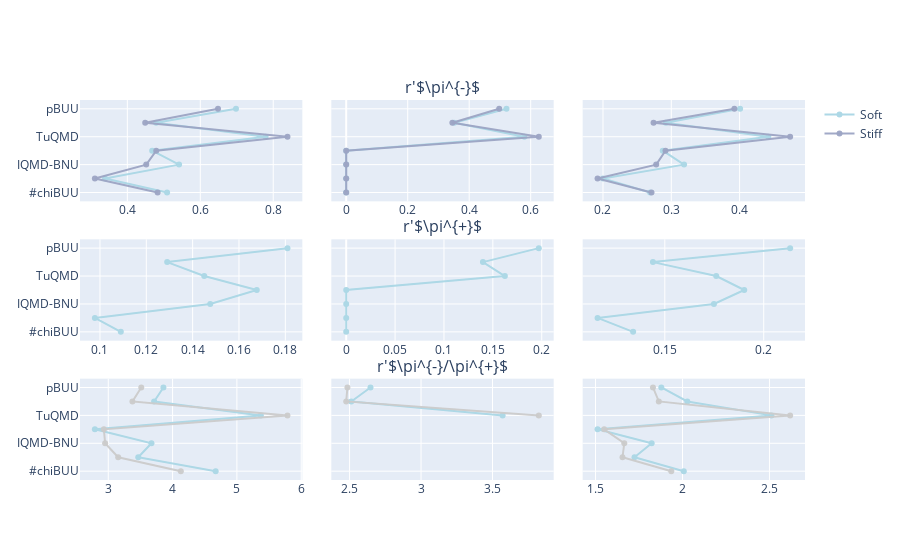

Notebook source saved alongside this figure:
### Code cell
#fig = go.Figure()
fig = make_subplots(rows=3, cols=3,
                    subplot_titles=("", "r'$\pi^{-}$" , "",
                                    "", "r'$\pi^{+}$", "",
                                     "", "r'$\pi^{-}/\pi^{+}$", ""),
                    shared_yaxes=True, vertical_spacing = 0.1, horizontal_spacing = 0.04)

#plot the soft pi-
fig.add_trace(go.Scatter(
        y = sn132_theory_min.name,
        x = sn132_theory_min.pim,
        name = 'Soft',
        marker=dict(
        #color='rgba(156, 165, 196, 0.95)',
        color='lightblue',
        line_color='rgba(156, 165, 196, 1.0)',
        )),row = 1, col = 1
)

fig.add_trace(go.Scatter(
        y = sn124_theory_min.name,
        x = sn124_theory_min.pim,
        name = 'Soft',
        showlegend=False,
        marker=dict(
        color='lightblue',
        #color='rgba(156, 165, 196, 0.95)',
        line_color='rgba(156, 165, 196, 1.0)',
        )), row = 1, col = 2
)

fig.add_trace(go.Scatter(
        y = sn108_theory_min.name,
        x = sn108_theory_min.pim,
        name = 'Soft',
        showlegend=False,
        marker=dict(
       # color='rgba(156, 165, 196, 0.95)',
        color='lightblue',
        line_color='rgba(156, 165, 196, 1.0)',
        )), row = 1, col = 3
)

#plot the stiff pi-
fig.add_trace(go.Scatter(
        y = sn132_theory_max.name,
        x = sn132_theory_max.pim,
        name = 'Stiff',
        marker=dict(
        color='rgba(156, 165, 196, 0.95)',
        line_color='rgba(156, 165, 196, 1.0)',
        )),row = 1, col = 1
)

fig.add_trace(go.Scatter(
        y = sn124_theory_max.name,
        x = sn124_theory_max.pim,
        name = 'Stiff',
        showlegend=False,
        marker=dict(
        color='rgba(156, 165, 196, 0.95)',
        line_color='rgba(156, 165, 196, 1.0)',
        )), row = 1, col = 2
)

fig.add_trace(go.Scatter(
        y = sn108_theory_max.name,
        x = sn108_theory_max.pim,
        name = 'Stiff',
        showlegend=False,
        marker=dict(
        color='rgba(156, 165, 196, 0.95)',
        line_color='rgba(156, 165, 196, 1.0)',
        )), row = 1, col = 3
)


#plot the soft pi+
fig.add_trace(go.Scatter(
        y = sn132_theory_min.name,
        x = sn132_theory_min.pip,
        name = 'Soft',
        showlegend=False,
        marker=dict(
        color='lightblue',
        line_color='rgba(217, 217, 217, 1.0)'
        )),row = 2, col = 1
)

fig.add_trace(go.Scatter(
        y = sn124_theory_min.name,
        x = sn124_theory_min.pip,
        showlegend=False,
        name = 'Soft',
        marker=dict(
        color='lightblue',
        line_color='rgba(217, 217, 217, 1.0)'
        )), row = 2, col = 2
)

fig.add_trace(go.Scatter(
        y = sn108_theory_min.name,
        x = sn108_theory_min.pip,
        showlegend=False,
        name = 'Soft',
        marker=dict(
        color='lightblue',
        line_color='rgba(217, 217, 217, 1.0)'
        )), row = 2, col = 3
)


#plot the stiff pi+
fig.add_trace(go.Scatter(
        y = sn132_theory_max.name,
        x = sn132_theory_max.pip,
        name = 'Stiff',
        showlegend=False,
        marker=dict(
        color='lightblue',
        line_color='rgba(217, 217, 217, 1.0)'
        )),row = 2, col = 1
)

fig.add_trace(go.Scatter(
        y = sn124_theory_max.name,
        x = sn124_theory_max.pip,
        showlegend=False,
        name = 'Stiff',
        marker=dict(
        color='lightblue',
        line_color='rgba(217, 217, 217, 1.0)'
        )), row = 2, col = 2
)

fig.add_trace(go.Scatter(
        y = sn108_theory_max.name,
        x = sn108_theory_max.pip,
        showlegend=False,
        name = 'Stiff',
        marker=dict(
        color='lightblue',
        line_color='rgba(217, 217, 217, 1.0)'
        )), row = 2, col = 3
)

#plot the soft pi-/pi+
fig.add_trace(go.Scatter(
        y = sn132_theory_min.name,
        x = sn132_theory_min.ratio,
        name = 'Soft',
        showlegend=False,
        marker=dict(
        color='lightblue',
        line_color='rgba(156, 165, 196, 1.0)',
        )),row = 3, col = 1
)

fig.add_trace(go.Scatter(
        y = sn124_theory_min.name,
        x = sn124_theory_min.ratio,
        name = 'Soft',
        showlegend=False,
        marker=dict(
        color='lightblue',
        line_color='rgba(156, 165, 196, 1.0)',
        )), row = 3, col = 2
)

fig.add_trace(go.Scatter(
        y = sn108_theory_min.name,
        x = sn108_theory_min.ratio,
        name = 'Soft',
        showlegend=False,
        marker=dict(
        color='lightblue',
        line_color='rgba(156, 165, 196, 1.0)',
        )), row = 3, col = 3
)


#plot the stiff pi-/pi+
fig.add_trace(go.Scatter(
        y = sn132_theory_max.name,
        x = sn132_theory_max.ratio,
        name = 'Stiff',
        showlegend=False,
        marker=dict(
        color='rgba(204, 204, 204, 0.95)',
        line_color='rgba(217, 217, 217, 1.0)'
        )),row = 3, col = 1
)

fig.add_trace(go.Scatter(
        y = sn124_theory_max.name,
        x = sn124_theory_max.ratio,
        showlegend=False,
        name = 'Stiff',
        marker=dict(
        color='rgba(204, 204, 204, 0.95)',
        line_color='rgba(217, 217, 217, 1.0)'
        )), row = 3, col = 2
)

fig.add_trace(go.Scatter(
        y = sn108_theory_max.name,
        x = sn108_theory_max.ratio,
        showlegend=False,
        name = 'Stiff',
        marker=dict(
        color='rgba(204, 204, 204, 0.95)',
        line_color='rgba(217, 217, 217, 1.0)'
        )), row = 3, col = 3
)

### Figure 1 — Plotly figure (JSON) as saved in the notebook; plotly's stock layout.template omitted (floating-point values rounded to 4 significant figures)
{"data": [{"marker": {"color": "lightblue", "line": {"color": "rgba(156, 165, 196, 1.0)"}}, "name": "Soft", "type": "scatter", "x": [0.509, 0.339, 0.5418, 0.4681, 0.779, 0.479, 0.6979], "xaxis": "x", "y": ["#chiBUU", "AMD+JAM", "IQMD-BNU", "SMASH", "TuQMD", "UrQMD", "pBUU"], "yaxis": "y"}, {"marker": {"color": "lightblue", "line": {"color": "rgba(156, 165, 196, 1.0)"}}, "name": "Soft", "showlegend": false, "type": "scatter", "x": [0, 0, 0, 0, 0.5795, 0.3513, 0.5213], "xaxis": "x2", "y": ["#chiBUU", "AMD+JAM", "IQMD-BNU", "SMASH", "TuQMD", "UrQMD", "pBUU"], "yaxis": "y2"}, {"marker": {"color": "lightblue", "line": {"color": "rgba(156, 165, 196, 1.0)"}}, "name": "Soft", "showlegend": false, "type": "scatter", "x": [0.269, 0.2, 0.3187, 0.2875, 0.442, 0.292, 0.4007], "xaxis": "x3", "y": ["#chiBUU", "AMD+JAM", "IQMD-BNU", "SMASH", "TuQMD", "UrQMD", "pBUU"], "yaxis": "y3"}, {"marker": {"color": "rgba(156, 165, 196, 0.95)", "line": {"color": "rgba(156, 165, 196, 1.0)"}}, "name": "Stiff", "type": "scatter", "x": [0.483, 0.311, 0.4518, 0.4792, 0.839, 0.449, 0.6486], "xaxis": "x", "y": ["#chiBUU", "AMD+JAM", "IQMD-BNU", "SMASH", "TuQMD", "UrQMD", "pBUU"], "yaxis": "y"}, {"marker": {"color": "rgba(156, 165, 196, 0.95)", "line": {"color": "rgba(156, 165, 196, 1.0)"}}, "name": "Stiff", "showlegend": false, "type": "scatter", "x": [0, 0, 0, 0, 0.6264, 0.3452, 0.4975], "xaxis": "x2", "y": ["#chiBUU", "AMD+JAM", "IQMD-BNU", "SMASH", "TuQMD", "UrQMD", "pBUU"], "yaxis": "y2"}, {"marker": {"color": "rgba(156, 165, 196, 0.95)", "line": {"color": "rgba(156, 165, 196, 1.0)"}}, "name": "Stiff", "showlegend": false, "type": "scatter", "x": [0.271, 0.192, 0.2779, 0.2915, 0.474, 0.274, 0.3923], "xaxis": "x3", "y": ["#chiBUU", "AMD+JAM", "IQMD-BNU", "SMASH", "TuQMD", "UrQMD", "pBUU"], "yaxis": "y3"}, {"marker": {"color": "lightblue", "line": {"color": "rgba(217, 217, 217, 1.0)"}}, "name": "Soft", "showlegend": false, "type": "scatter", "x": [0.109, 0.0978, 0.1476, 0.1677, 0.145, 0.129, 0.1809], "xaxis": "x4", "y": ["#chiBUU", "AMD+JAM", "IQMD-BNU", "SMASH", "TuQMD", "UrQMD", "pBUU"], "yaxis": "y4"}, {"marker": {"color": "lightblue", "line": {"color": "rgba(217, 217, 217, 1.0)"}}, "name": "Soft", "showlegend": false, "type": "scatter", "x": [0, 0, 0, 0, 0.1623, 0.1399, 0.197], "xaxis": "x5", "y": ["#chiBUU", "AMD+JAM", "IQMD-BNU", "SMASH", "TuQMD", "UrQMD", "pBUU"], "yaxis": "y5"}, {"marker": {"color": "lightblue", "line": {"color": "rgba(217, 217, 217, 1.0)"}}, "name": "Soft", "showlegend": false, "type": "scatter", "x": [0.134, 0.116, 0.1748, 0.1902, 0.176, 0.144, 0.2133], "xaxis": "x6", "y": ["#chiBUU", "AMD+JAM", "IQMD-BNU", "SMASH", "TuQMD", "UrQMD", "pBUU"], "yaxis": "y6"}, {"marker": {"color": "lightblue", "line": {"color": "rgba(156, 165, 196, 1.0)"}}, "name": "Soft", "showlegend": false, "type": "scatter", "x": [4.67, 3.466, 3.671, 2.792, 5.372, 3.713, 3.857], "xaxis": "x7", "y": ["#chiBUU", "AMD+JAM", "IQMD-BNU", "SMASH", "TuQMD", "UrQMD", "pBUU"], "yaxis": "y7"}, {"marker": {"color": "lightblue", "line": {"color": "rgba(156, 165, 196, 1.0)"}}, "name": "Soft", "showlegend": false, "type": "scatter", "x": [null, null, null, null, 3.571, 2.512, 2.646], "xaxis": "x8", "y": ["#chiBUU", "AMD+JAM", "IQMD-BNU", "SMASH", "TuQMD", "UrQMD", "pBUU"], "yaxis": "y8"}, {"marker": {"color": "lightblue", "line": {"color": "rgba(156, 165, 196, 1.0)"}}, "name": "Soft", "showlegend": false, "type": "scatter", "x": [2.007, 1.724, 1.823, 1.512, 2.511, 2.028, 1.878], "xaxis": "x9", "y": ["#chiBUU", "AMD+JAM", "IQMD-BNU", "SMASH", "TuQMD", "UrQMD", "pBUU"], "yaxis": "y9"}, {"marker": {"color": "rgba(204, 204, 204, 0.95)", "line": {"color": "rgba(217, 217, 217, 1.0)"}}, "name": "Stiff", "showlegend": false, "type": "scatter", "x": [4.128, 3.154, 2.951, 2.932, 5.786, 3.376, 3.513], "xaxis": "x7", "y": ["#chiBUU", "AMD+JAM", "IQMD-BNU", "SMASH", "TuQMD", "UrQMD", "pBUU"], "yaxis": "y7"}, {"marker": {"color": "rgba(204, 204, 204, 0.95)", "line": {"color": "rgba(217, 217, 217, 1.0)"}}, "name": "Stiff", "showlegend": false, "type": "scatter", "x": [null, null, null, null, 3.824, 2.476, 2.485], "xaxis": "x8", "y": ["#chiBUU", "AMD+JAM", "IQMD-BNU", "SMASH", "TuQMD", "UrQMD", "pBUU"], "yaxis": "y8"}, {"marker": {"color": "rgba(204, 204, 204, 0.95)", "line": {"color": "rgba(217, 217, 217, 1.0)"}}, "name": "Stiff", "showlegend": false, "type": "scatter", "x": [1.936, 1.655, 1.665, 1.55, 2.619, 1.864, 1.83], "xaxis": "x9", "y": ["#chiBUU", "AMD+JAM", "IQMD-BNU", "SMASH", "TuQMD", "UrQMD", "pBUU"], "yaxis": "y9"}], "layout": {"annotations": [{"font": {"size": 16}, "showarrow": false, "text": "r'$\\pi^{-}$", "x": 0.5, "xanchor": "center", "xref": "paper", "y": 1, "yanchor": "bottom", "yref": "paper"}, {"font": {"size": 16}, "showarrow": false, "text": "r'$\\pi^{+}$", "x": 0.5, "xanchor": "center", "xref": "paper", "y": 0.6333, "yanchor": "bottom", "yref": "paper"}, {"font": {"size": 16}, "showarrow": false, "text": "r'$\\pi^{-}/\\pi^{+}$", "x": 0.5, "xanchor": "center", "xref": "paper", "y": 0.2667, "yanchor": "bottom", "yref": "paper"}], "xaxis": {"anchor": "y", "domain": [0, 0.3067]}, "xaxis2": {"anchor": "y2", "domain": [0.3467, 0.6533]}, "xaxis3": {"anchor": "y3", "domain": [0.6933, 1]}, "xaxis4": {"anchor": "y4", "domain": [0, 0.3067]}, "xaxis5": {"anchor": "y5", "domain": [0.3467, 0.6533]}, "xaxis6": {"anchor": "y6", "domain": [0.6933, 1]}, "xaxis7": {"anchor": "y7", "domain": [0, 0.3067]}, "xaxis8": {"anchor": "y8", "domain": [0.3467, 0.6533]}, "xaxis9": {"anchor": "y9", "domain": [0.6933, 1]}, "yaxis": {"anchor": "x", "domain": [0.7333, 1]}, "yaxis2": {"anchor": "x2", "domain": [0.7333, 1], "matches": "y", "showticklabels": false}, "yaxis3": {"anchor": "x3", "domain": [0.7333, 1], "matches": "y", "showticklabels": false}, "yaxis4": {"anchor": "x4", "domain": [0.3667, 0.6333]}, "yaxis5": {"anchor": "x5", "domain": [0.3667, 0.6333], "matches": "y4", "showticklabels": false}, "yaxis6": {"anchor": "x6", "domain": [0.3667, 0.6333], "matches": "y4", "showticklabels": false}, "yaxis7": {"anchor": "x7", "domain": [0, 0.2667]}, "yaxis8": {"anchor": "x8", "domain": [0, 0.2667], "matches": "y7", "showticklabels": false}, "yaxis9": {"anchor": "x9", "domain": [0, 0.2667], "matches": "y7", "showticklabels": false}}}
